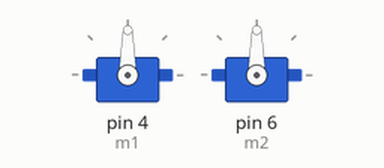
The sketch below on a simulated Arduino Uno, built with avr-gcc and run on an emulated ATmega328P. Parts: 2 × servo.

Above: at 0.05 s.
At 4.0 s:
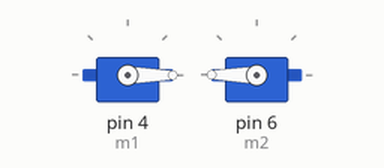
Timing chart, 0 to 5.2 s (numbered marks = the images above):
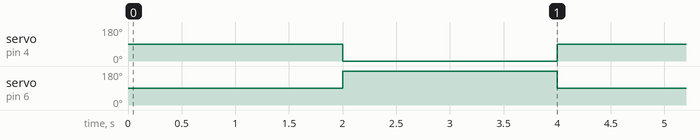

The sketch:

Servos.ino
```cpp
#include <Servo.h>

Servo m1;
Servo m2;
int po = 0;
void setup() {
  // put your setup code here, to run once:
m1.attach(4);
m2.attach(6);
Serial.begin(9600);
m1.write(0);
  m2.write(180);
}

void loop() {
    open();
    delay(2000);
    close();
    delay(2000);


/*
if (Serial.available()){
  po = Serial.parseInt();
  if (po == 5){

    open();
    delay(1000);
    close();

    }


}
*/
}


/*
void open(){

  m1.write(90);
  m2.write(90);
  }


void close(){

  m1.write(180);
  m2.write(0);
  }

*/


void open(){

  m1.write(90);
  m2.write(90);
  }


void close(){

  m1.write(0);
  m2.write(180);
  }
```

Measured:
- by itself, servo on pin 4 (m1): alternates 90° for 2.0 s and 0° for 2.0 s
- by itself, servo on pin 6 (m2): alternates 180° for 2.0 s and 90° for 2.0 s
